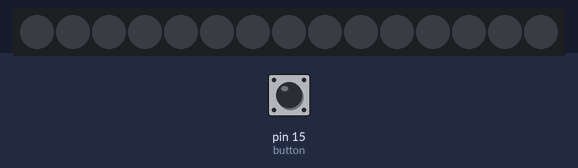
Simulated run of this program. Board: MicroPython board. On the bench: 15 RGB LEDs in strip order, left to right. The inputs (shaded band) are chosen by the test bench; at power-on: pin 15 (button) LOW.

Above: at 1.2 s.
1.3 s: pin 15 (button) pulled HIGH for 3.2 s
At 2.6 s:
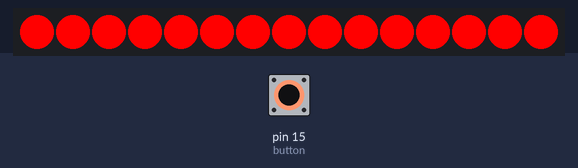
At 5.1 s:
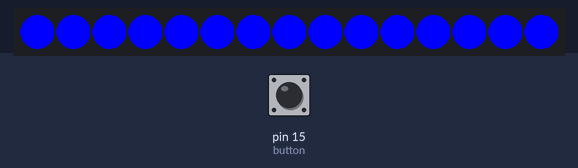
6.0 s: pin 15 (button) pulled HIGH for 0.5 s
At 7.8 s:
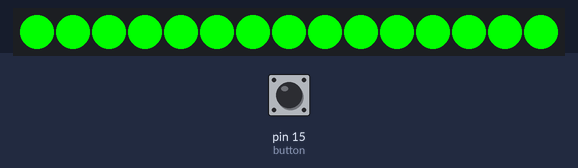
Timing chart, 0 to 9.3 s (numbered marks = the images above; inputs shaded):
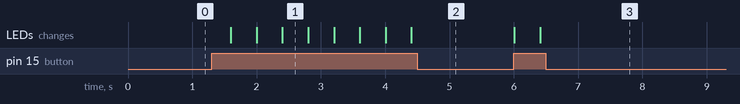

The program:

buttonControlled.py
```python
import time
from machine import Pin
from neopixel import NeoPixel

strip = NeoPixel(Pin(28), 15)

button = Pin(15, Pin.IN, Pin.PULL_DOWN)

red = 255,0,0
green = 0,255,0
blue = 0,0,255

colors = [red, green, blue]

myIndex = 0

indexLength = len(colors) -1

while True:

    time.sleep(0.4)

    if button.value() == 1:

        if myIndex < indexLength:

            myIndex = myIndex + 1

        else:

            myIndex = 0

        strip.fill((colors[myIndex]))

        strip.write()
```

Measured:
- after the input at 1.3 s, the LEDs: first change after 0.30 s (image 1 shows a later state)
- after the input at 6.0 s, the LEDs: first change at once (image 3 shows a later state)
- what the display in image 1 shows lasts 0.4 s, from 2.4 s to 2.8 s
